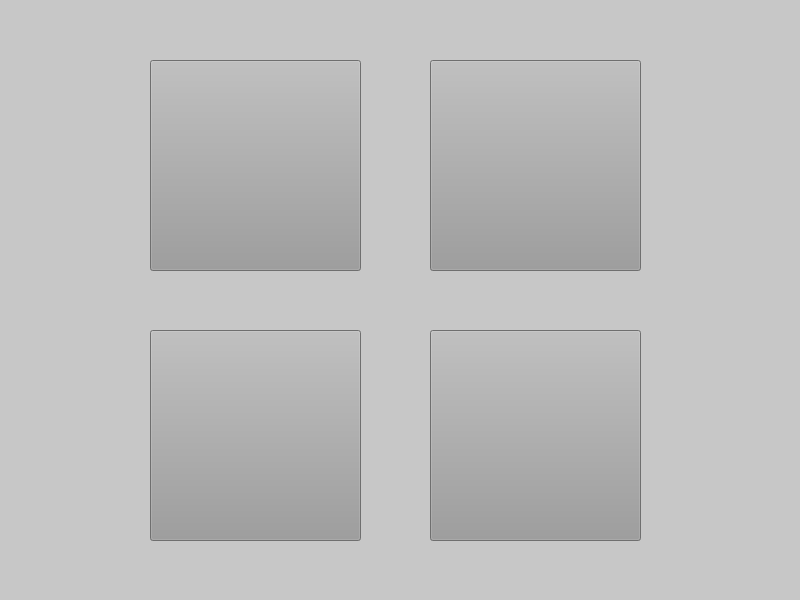
<?xml version="1.0" encoding="UTF-8"?>
<ui version="4.0">
 <class>MainWindow</class>
 <widget class="QMainWindow" name="MainWindow">
  <property name="geometry">
   <rect>
    <x>0</x>
    <y>0</y>
    <width>800</width>
    <height>600</height>
   </rect>
  </property>
  <property name="windowTitle">
   <string>Menú principal</string>
  </property>
  <property name="windowIcon">
   <iconset>
    <normaloff>../iconos/m.ico</normaloff>../iconos/m.ico</iconset>
  </property>
  <property name="styleSheet">
   <string notr="true">background-color: rgb(199, 199, 199);</string>
  </property>
  <widget class="QWidget" name="centralwidget">
   <widget class="QPushButton" name="pushButton">
    <property name="geometry">
     <rect>
      <x>150</x>
      <y>60</y>
      <width>211</width>
      <height>211</height>
     </rect>
    </property>
    <property name="styleSheet">
     <string notr="true">background-color: rgb(155, 155, 155);</string>
    </property>
    <property name="text">
     <string/>
    </property>
   </widget>
   <widget class="QPushButton" name="pushButton_2">
    <property name="geometry">
     <rect>
      <x>430</x>
      <y>330</y>
      <width>211</width>
      <height>211</height>
     </rect>
    </property>
    <property name="styleSheet">
     <string notr="true">background-color: rgb(155, 155, 155);</string>
    </property>
    <property name="text">
     <string/>
    </property>
   </widget>
   <widget class="QPushButton" name="pushButton_3">
    <property name="geometry">
     <rect>
      <x>150</x>
      <y>330</y>
      <width>211</width>
      <height>211</height>
     </rect>
    </property>
    <property name="styleSheet">
     <string notr="true">background-color: rgb(155, 155, 155);</string>
    </property>
    <property name="text">
     <string/>
    </property>
   </widget>
   <widget class="QPushButton" name="pushButton_4">
    <property name="geometry">
     <rect>
      <x>430</x>
      <y>60</y>
      <width>211</width>
      <height>211</height>
     </rect>
    </property>
    <property name="styleSheet">
     <string notr="true">background-color: rgb(155, 155, 155);</string>
    </property>
    <property name="text">
     <string/>
    </property>
   </widget>
  </widget>
 </widget>
 <resources/>
 <connections/>
</ui>
